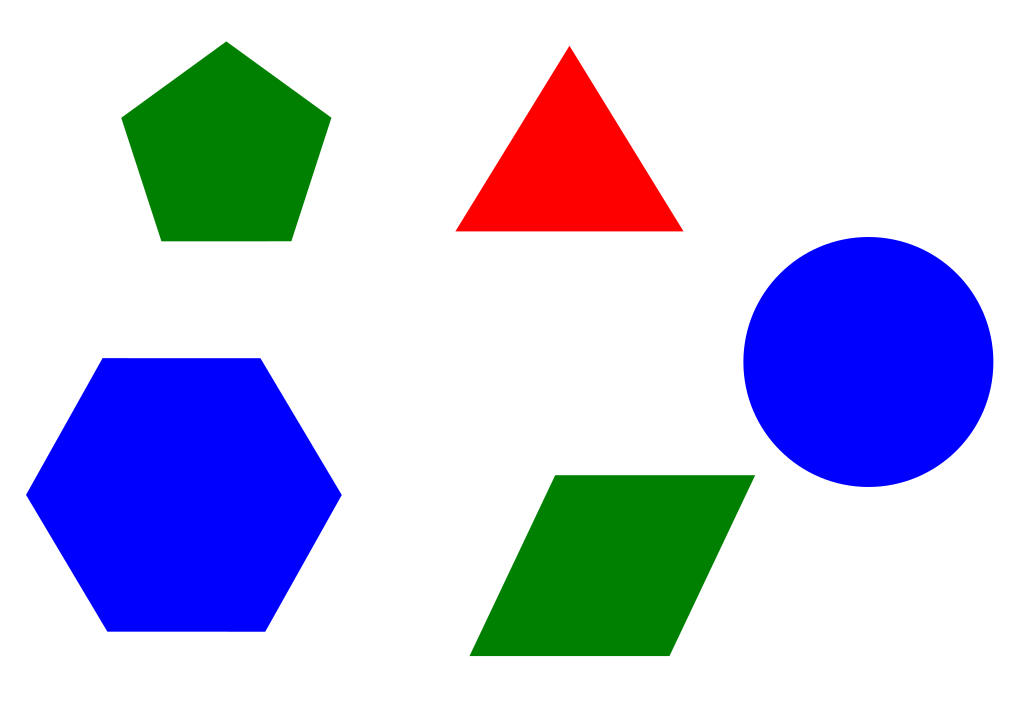
#> input picture Lane_and_object_detection/Shape_detection/test5.png, 1024 x 724 px
$ python Color_Shape_1.py   (Python 2 division)   (older library calls are emulated)
#> lines starting #> are read from the running program, lines starting #| are printed output that depends on the picture; after the words box and inside, x2 and y2 are one past the last pixel; in counts of white or black regions, pixels touching at a corner belong together
import cv2
import numpy as np
import timeit

start_time = timeit.default_timer()
def Shape():
 for cnt in contours:
    M = cv2.moments(cnt)
    cx = int(M['m10']/M['m00'])
    cy = int(M['m01']/M['m00'])
    approx = cv2.approxPolyDP(cnt,0.01*cv2.arcLength(cnt,True),True)
    if len(approx)==3:
        cv2.putText(img,"Triangle %s (%d,%d)"%(color,cx,cy),(cx,cy),0,0.4,(0,0,0),1,16)
    elif len(approx)==4:
	pts = np.array([approx[0], approx[1], approx[2],approx[3]])
	x = pts[[0,1,2,3], [0,0,0,0],[0,0,0,0]]
	y = pts[[0,1,2,3], [0,0,0,0],[1,1,1,1]]
	m1=(y[2]-y[0])/(x[2]-x[0])
	m2=(y[3]-y[1])/(x[3]-x[1])
	m=m1*m2
	if m==-1:
		cv2.putText(img,"Rhombus %s (%d,%d)"%(color,cx,cy),(cx,cy),0,0.4,(0,0,0),1,16)
	else:
		cv2.putText(img,"Trapizium %s (%d,%d)"%(color,cx,cy),(cx,cy),0,0.4,(0,0,0),1,16)
    elif len(approx)==5:
        cv2.putText(img,"Pentagon %s (%d,%d)"%(color,cx,cy),(cx,cy),0,0.4,(0,0,0),1,16)
    elif len(approx) == 6:
        cv2.putText(img,"Hexagon %s (%d,%d)"%(color,cx,cy),(cx,cy),0,0.4,(0,0,0),1,16)
    elif len(approx) > 15:
        cv2.putText(img,"Circle %s (%d,%d)"%(color,cx,cy),(cx,cy),0,0.4,(0,0,0),1,16)
 return img

img = cv2.imread('test5.png')
#> img is the input picture: shape (724, 1024, 3); mean B, G, R 225.3, 197.4, 193.4
hsv=cv2.cvtColor(img,cv2.COLOR_BGR2HSV)
#> hsv: shape (724, 1024, 3); mean H, S, V 23.9, 68.8, 243.8

lower_red = np.array([0,120,160],np.uint8)
upper_red  = np.array([20,255,255],np.uint8)
red=cv2.inRange(hsv,lower_red , upper_red )
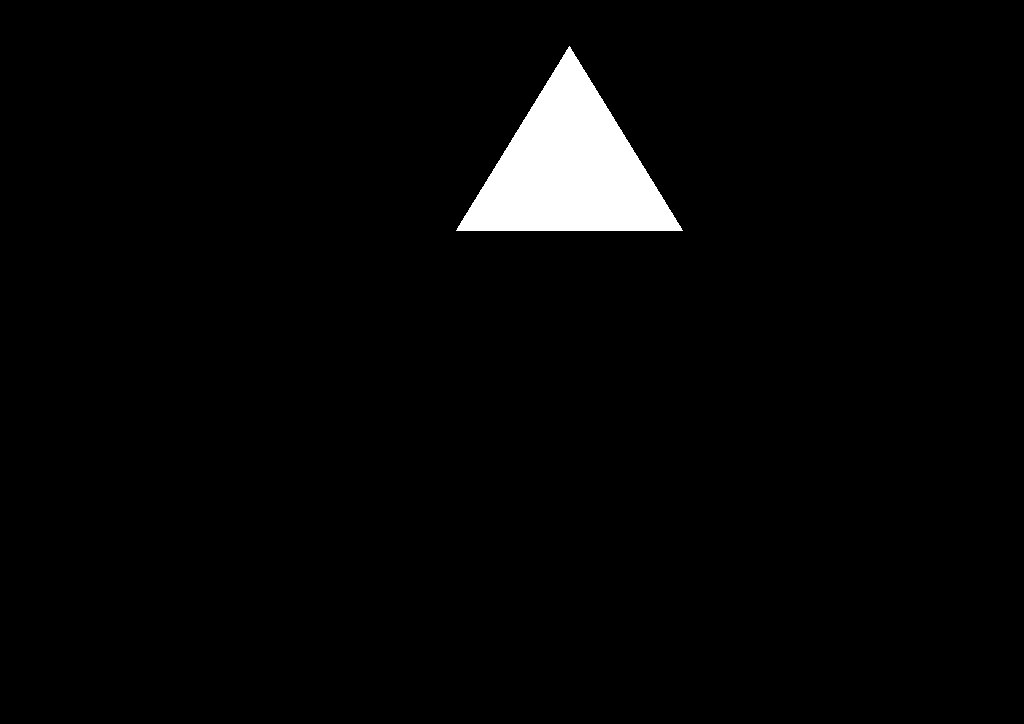
#> red: shape (724, 1024); 2.8% white; 1 white region
_,contours,h = cv2.findContours(red,1,2)
#> contours = 1 contour; box (x1, y1, x2, y2) and area: (456, 46, 683, 231) 20803; h = [[-1, -1, -1, -1]]
color="Red"
img=Shape()
#> the loop in Shape, `for cnt in contours:` made 1 pass
#> (cx, cy, approx) on pass 1: (568, 168, [[682, 230], [569, 46], [456, 230]])
#> after the loop in Shape, `for cnt in contours:`:
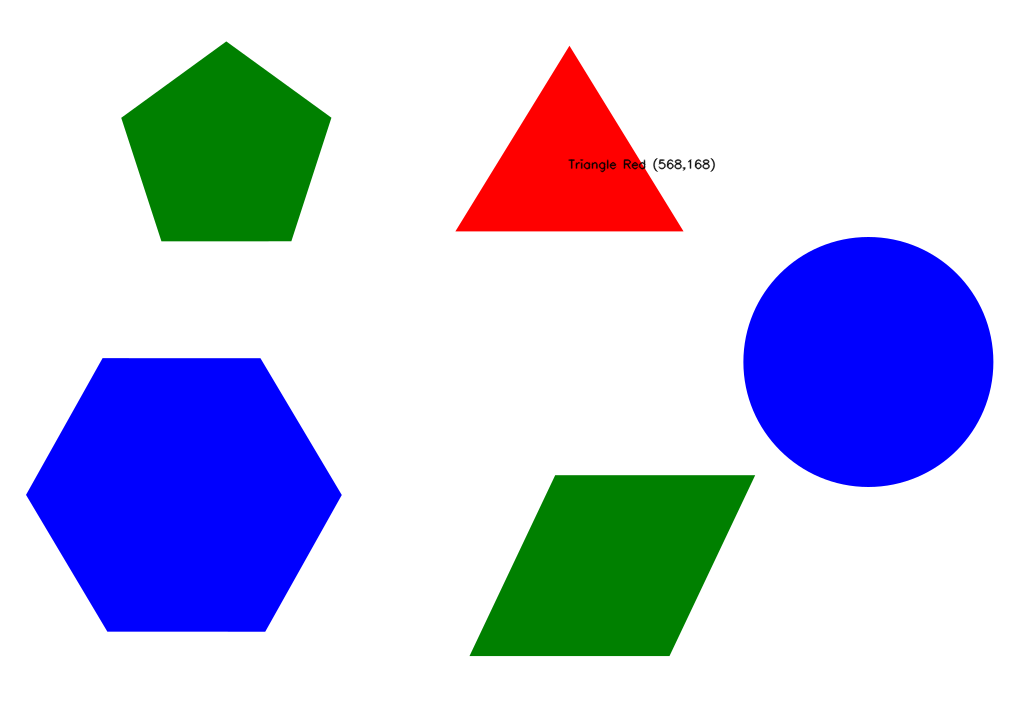
#> img: shape (724, 1024, 3); 0.14% of pixels changed, all inside (x1, y1, x2, y2) = (568, 158, 716, 173)

lower_blue = np.array([83,120,120],np.uint8)
upper_blue = np.array([170,255,255],np.uint8)
blue=cv2.inRange(hsv, lower_blue, upper_blue)
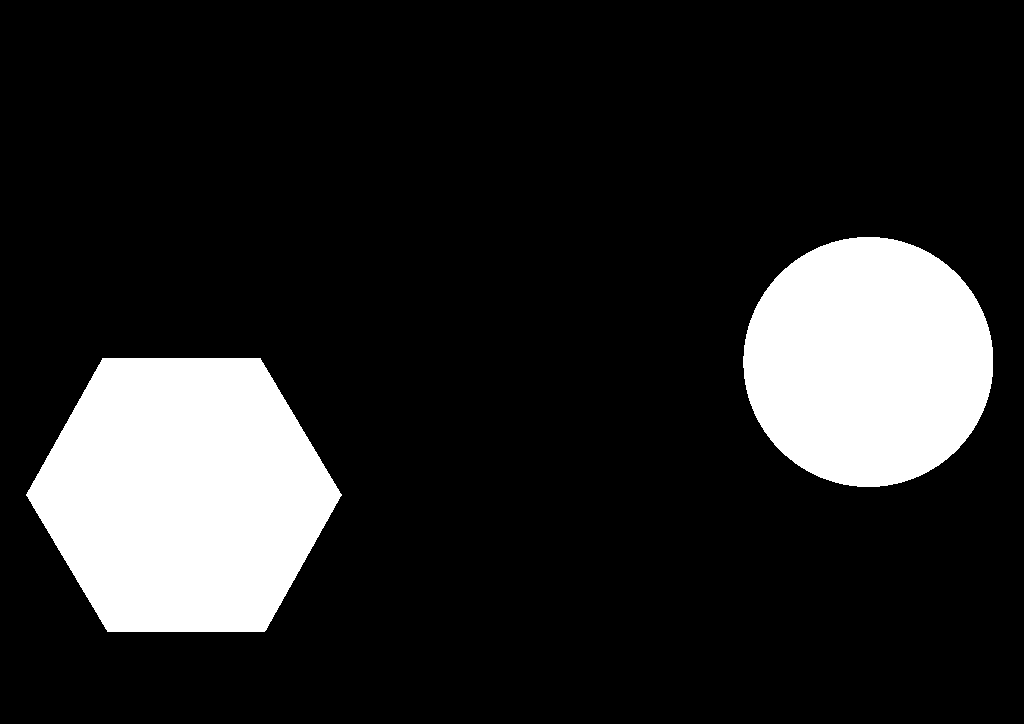
#> blue: shape (724, 1024); 15.4% white; 2 white regions
_,contours,h = cv2.findContours(blue,1,2)
#> contours = 2 contours; box (x1, y1, x2, y2) and area: (26, 358, 342, 632) 64438, (743, 237, 993, 487) 48757; h = [[1, -1, -1, -1], [-1, 0, -1, -1]]
color="Blue"
img=Shape()
#> the loop in Shape (call 2), `for cnt in contours:` made 2 passes
#> (cx, cy) on passes 1 to 2: (183, 494), (867, 361)
#> after the loop in Shape (call 2), `for cnt in contours:`:
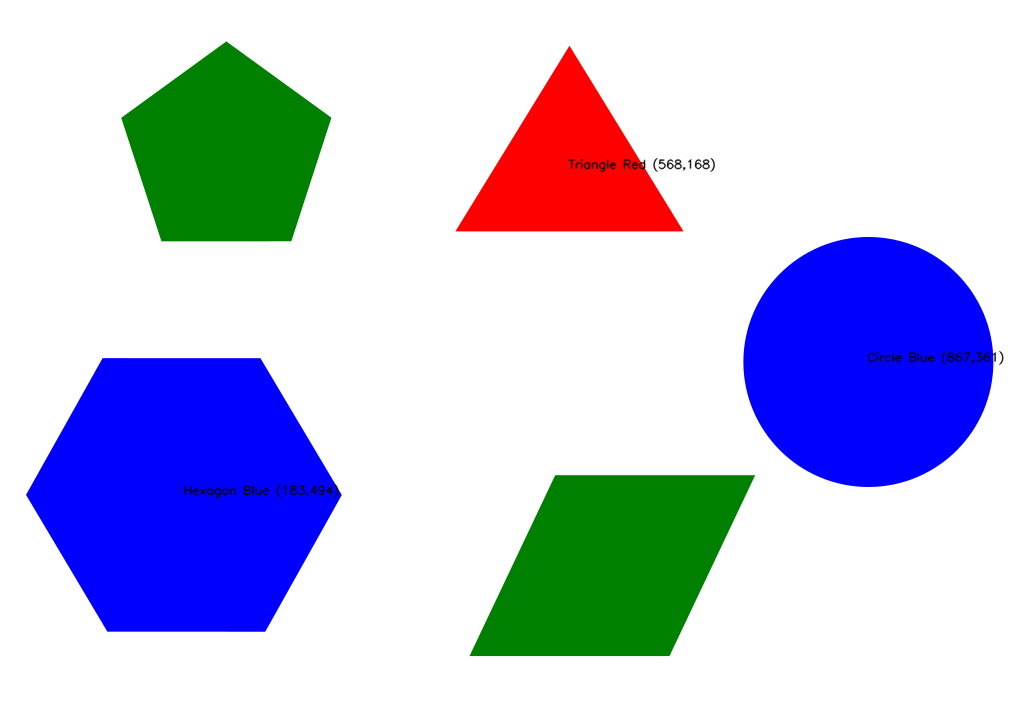
#> img: shape (724, 1024, 3); 0.27% of pixels changed, all inside (x1, y1, x2, y2) = (184, 351, 1004, 499)

lower_green = np.array([50,120,120],np.uint8)
upper_green = np.array([80,255,255],np.uint8)
green=cv2.inRange(hsv, lower_green, upper_green)
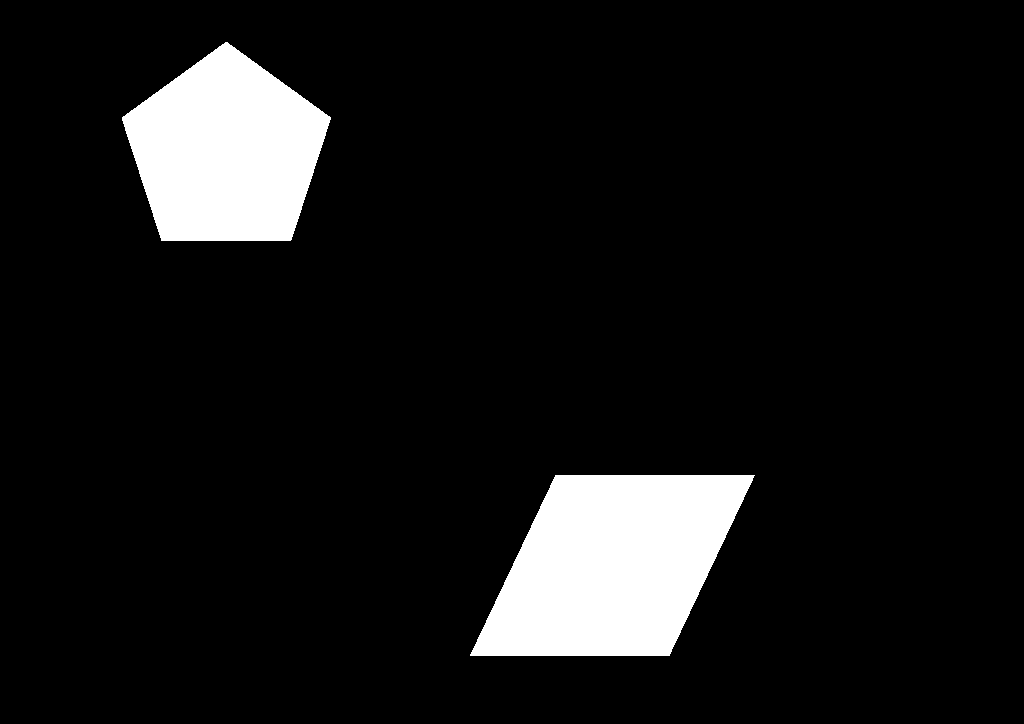
#> green: shape (724, 1024); 8.8% white; 2 white regions
_,contours,h = cv2.findContours(green,1,2)
#> contours = 2 contours; box (x1, y1, x2, y2) and area: (470, 475, 755, 656) 35772, (122, 42, 331, 241) 28642
color="Green"
img=Shape()
#> the loop in Shape (call 3), `for cnt in contours:` made 2 passes
#> (cx, cy, pts, x, y, m1, m2, m) on pass 1: (611, 565, [[555, 475], [470, 655], [669, 655], [754, 475]], [555, 470, 669, 754], [475, 655, 655, 475], 1, -1, -1)
#> (cx, cy) on pass 2: (225, 151)
#> after the loop in Shape (call 3), `for cnt in contours:`:
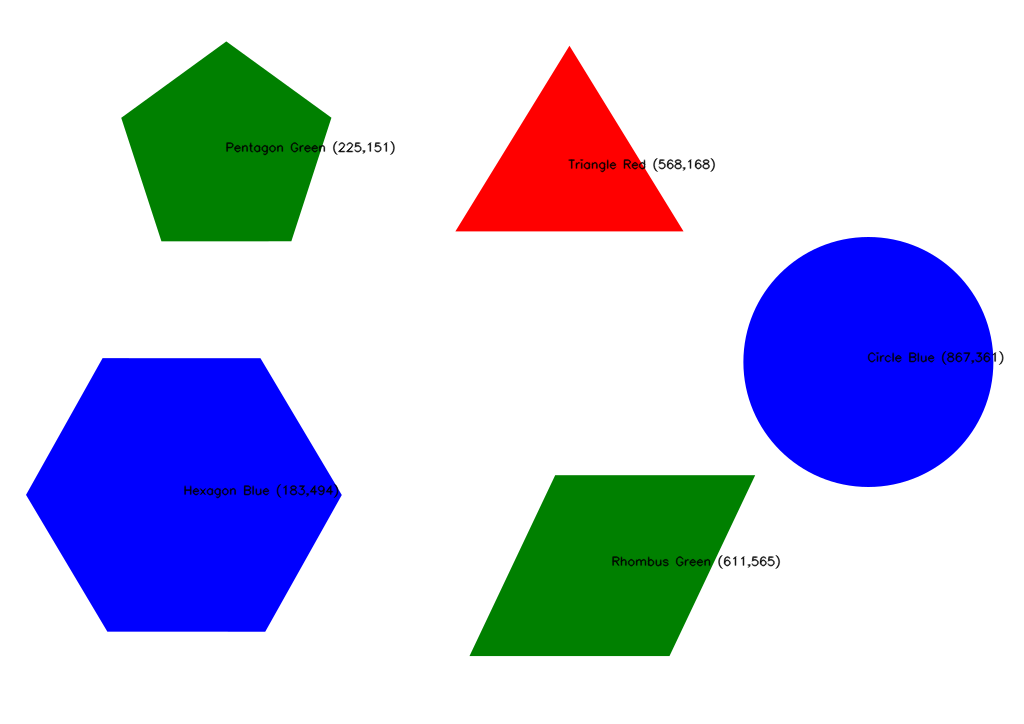
#> img: shape (724, 1024, 3); 0.3% of pixels changed, all inside (x1, y1, x2, y2) = (226, 141, 781, 569)

cv2.imshow("Color Tracking",img)

elapsed = timeit.default_timer() - start_time
print elapsed

cv2.waitKey(0)
cv2.destroyAllWindows()
